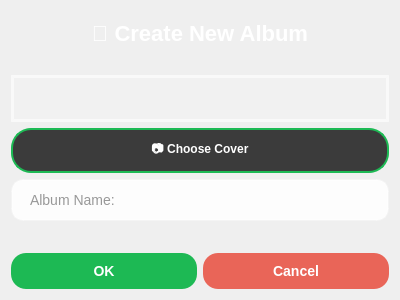
<?xml version="1.0" encoding="UTF-8"?>
<ui version="4.0">
 <class>AddAlbumDialog</class>
 <widget class="QDialog" name="AddAlbumDialog">
  <property name="geometry">
   <rect>
    <x>0</x>
    <y>0</y>
    <width>400</width>
    <height>300</height>
   </rect>
  </property>
  <property name="windowTitle">
   <string>Dialog</string>
  </property>
  <property name="styleSheet">
   <string notr="true">QDialog#AddAlbumDialog {
    background-color: qlineargradient(
        x1: 0, y1: 0, x2: 1, y2: 1,
        stop: 0 #1DB954,
        stop: 1 #191414
    );
}</string>
  </property>
  <layout class="QVBoxLayout" name="verticalLayout_2">
   <item>
    <layout class="QVBoxLayout" name="verticalLayout">
     <item>
      <widget class="QLabel" name="titleLabel">
       <property name="styleSheet">
        <string notr="true">QLabel#titleLabel {
    font-size: 22px;
    font-weight: bold;
    color: white;
    padding: 10px;
}</string>
       </property>
       <property name="text">
        <string>🎵 Create New Album</string>
       </property>
       <property name="alignment">
        <set>Qt::AlignmentFlag::AlignCenter</set>
       </property>
      </widget>
     </item>
     <item>
      <layout class="QHBoxLayout" name="horizontalLayout_5"/>
     </item>
     <item>
      <spacer name="verticalSpacer">
       <property name="orientation">
        <enum>Qt::Orientation::Vertical</enum>
       </property>
       <property name="sizeHint" stdset="0">
        <size>
         <width>20</width>
         <height>40</height>
        </size>
       </property>
      </spacer>
     </item>
     <item>
      <widget class="QLabel" name="coverLabel">
       <property name="styleSheet">
        <string notr="true">QLabel#coverLabel {
    background-color: rgba(255, 255, 255, 0.15);
    border: 3px solid rgba(255, 255, 255, 0.6);
    border-radius: 50px;
    color: white;
    font-size: 36px;
}</string>
       </property>
       <property name="text">
        <string/>
       </property>
       <property name="alignment">
        <set>Qt::AlignmentFlag::AlignCenter</set>
       </property>
      </widget>
     </item>
     <item>
      <widget class="QPushButton" name="chooseCoverButton">
       <property name="styleSheet">
        <string notr="true">QPushButton {

background-color: #3b3b3b;

color: white;

border: 2px solid #1DB954;

border-radius: 20px;

padding: 10px 20px;

font-weight: bold;

}



QPushButton:hover {

background-color: #4a4a4a;

}



QPushButton:pressed {

background-color: #2a2a2a;

}</string>
       </property>
       <property name="text">
        <string>📷 Choose Cover</string>
       </property>
      </widget>
     </item>
     <item>
      <widget class="QLineEdit" name="nameEdit">
       <property name="styleSheet">
        <string notr="true">QLineEdit#nameEdit {
    background-color: rgba(255, 255, 255, 0.9);
    border: 2px solid rgba(255, 255, 255, 0.3);
    border-radius: 12px;
    padding: 10px 15px;
    font-size: 14px;
    color: #333;
}
QLineEdit#nameEdit:focus {
    border: 2px solid #1DB954;
}
QLineEdit#nameEdit::placeholder {
    color: #999;
}</string>
       </property>
       <property name="placeholderText">
        <string>Album Name:</string>
       </property>
      </widget>
     </item>
     <item>
      <spacer name="verticalSpacer_2">
       <property name="orientation">
        <enum>Qt::Orientation::Vertical</enum>
       </property>
       <property name="sizeHint" stdset="0">
        <size>
         <width>20</width>
         <height>40</height>
        </size>
       </property>
      </spacer>
     </item>
     <item>
      <spacer name="verticalSpacer_3">
       <property name="orientation">
        <enum>Qt::Orientation::Vertical</enum>
       </property>
       <property name="sizeHint" stdset="0">
        <size>
         <width>20</width>
         <height>40</height>
        </size>
       </property>
      </spacer>
     </item>
     <item>
      <layout class="QHBoxLayout" name="horizontalLayout_6">
       <item>
        <widget class="QPushButton" name="okButton">
         <property name="cursor">
          <cursorShape>PointingHandCursor</cursorShape>
         </property>
         <property name="styleSheet">
          <string notr="true">QPushButton#okButton {
    background-color: #1DB954;
    color: white;
    border: none;
    border-radius: 15px;
    padding: 10px 30px;
    font-weight: bold;
    font-size: 14px;
}
QPushButton#okButton:hover {
    background-color: #1ed760;
}
QPushButton#okButton:pressed {
    background-color: #1aa34a;
}</string>
         </property>
         <property name="text">
          <string>OK</string>
         </property>
         <property name="default">
          <bool>true</bool>
         </property>
        </widget>
       </item>
       <item>
        <widget class="QPushButton" name="cancelButton">
         <property name="cursor">
          <cursorShape>PointingHandCursor</cursorShape>
         </property>
         <property name="styleSheet">
          <string notr="true">QPushButton#cancelButton {
    background-color: rgba(231, 76, 60, 0.85);
    color: white;
    border: none;
    border-radius: 15px;
    padding: 10px 30px;
    font-weight: bold;
    font-size: 14px;
}
QPushButton#cancelButton:hover {
    background-color: rgba(231, 76, 60, 1.0);
}
QPushButton#cancelButton:pressed {
    background-color: rgba(192, 57, 43, 1.0);
}</string>
         </property>
         <property name="text">
          <string>Cancel</string>
         </property>
        </widget>
       </item>
      </layout>
     </item>
    </layout>
   </item>
  </layout>
 </widget>
 <resources/>
 <connections/>
</ui>
